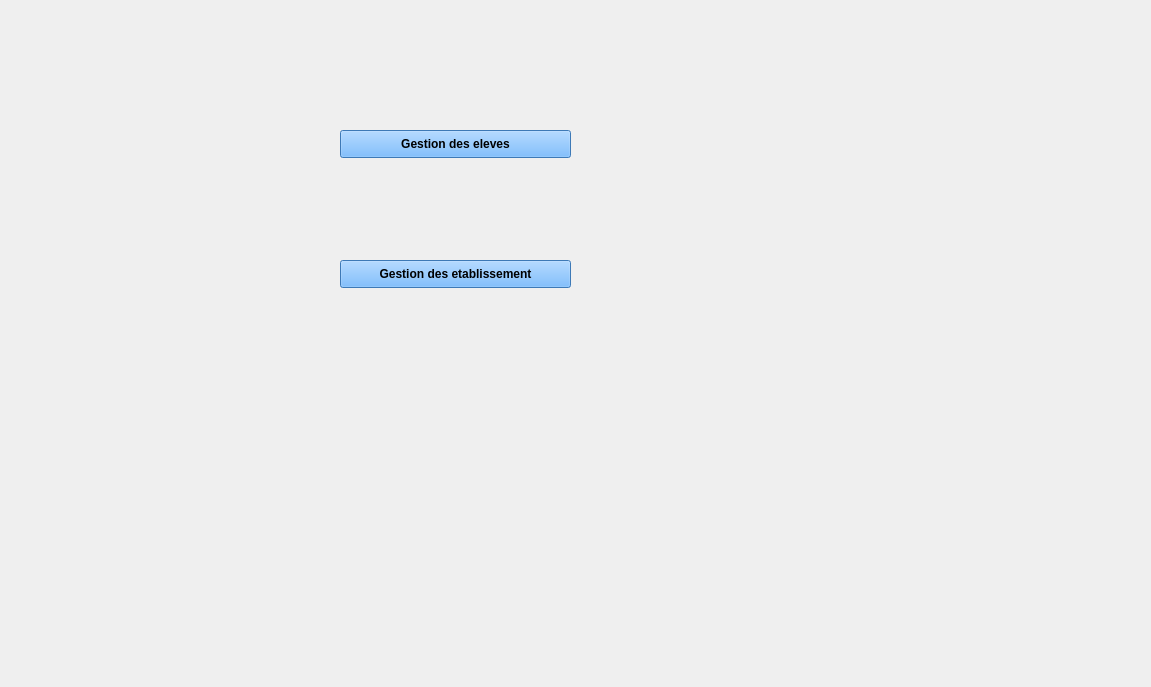
<?xml version="1.0" encoding="UTF-8"?>
<ui version="4.0">
 <class>MainWindow</class>
 <widget class="MainWindow" name="MainWindow">
  <property name="geometry">
   <rect>
    <x>0</x>
    <y>0</y>
    <width>1151</width>
    <height>687</height>
   </rect>
  </property>
  <property name="windowTitle">
   <string>ECOLE</string>
  </property>
  <widget class="QPushButton" name="pushButton">
   <property name="geometry">
    <rect>
     <x>340</x>
     <y>260</y>
     <width>231</width>
     <height>28</height>
    </rect>
   </property>
   <property name="font">
    <font>
     <weight>75</weight>
     <bold>true</bold>
    </font>
   </property>
   <property name="styleSheet">
    <string notr="true">background-color: rgb(85, 170, 255);</string>
   </property>
   <property name="text">
    <string>Gestion des etablissement</string>
   </property>
  </widget>
  <widget class="QPushButton" name="pushButton_1">
   <property name="geometry">
    <rect>
     <x>340</x>
     <y>130</y>
     <width>231</width>
     <height>28</height>
    </rect>
   </property>
   <property name="font">
    <font>
     <weight>75</weight>
     <bold>true</bold>
    </font>
   </property>
   <property name="styleSheet">
    <string notr="true">background-color: rgb(85, 170, 255);</string>
   </property>
   <property name="text">
    <string>Gestion des eleves</string>
   </property>
  </widget>
  <widget class="QLabel" name="label">
   <property name="geometry">
    <rect>
     <x>0</x>
     <y>0</y>
     <width>1151</width>
     <height>691</height>
    </rect>
   </property>
   <property name="text">
    <string/>
   </property>
   <property name="pixmap">
    <pixmap>../../../Downloads/images (7).png</pixmap>
   </property>
  </widget>
  <widget class="QLabel" name="label_2">
   <property name="geometry">
    <rect>
     <x>210</x>
     <y>350</y>
     <width>81</width>
     <height>51</height>
    </rect>
   </property>
   <property name="text">
    <string/>
   </property>
   <property name="pixmap">
    <pixmap>../../../Downloads/9316899-employe-icone-logo-illustrationle-gestion-personnes-symbole-modele-pour-graphique-et-web-design-collection-gratuit-vectoriel.png</pixmap>
   </property>
  </widget>
  <widget class="QLabel" name="label_3">
   <property name="geometry">
    <rect>
     <x>210</x>
     <y>430</y>
     <width>81</width>
     <height>51</height>
    </rect>
   </property>
   <property name="text">
    <string/>
   </property>
   <property name="pixmap">
    <pixmap>../../../Downloads/kisspng-inventory-management-software-warehouse-management-warehouse-5ac5d4a1dc8142.6051208115229144659032.png</pixmap>
   </property>
  </widget>
  <widget class="QLabel" name="label_4">
   <property name="geometry">
    <rect>
     <x>210</x>
     <y>590</y>
     <width>81</width>
     <height>51</height>
    </rect>
   </property>
   <property name="text">
    <string/>
   </property>
   <property name="pixmap">
    <pixmap>../../../Downloads/téléchargement (2) (1).png</pixmap>
   </property>
  </widget>
  <widget class="QLabel" name="label_5">
   <property name="geometry">
    <rect>
     <x>210</x>
     <y>510</y>
     <width>81</width>
     <height>51</height>
    </rect>
   </property>
   <property name="text">
    <string/>
   </property>
   <property name="pixmap">
    <pixmap>../../../Downloads/téléchargement (1) (1).png</pixmap>
   </property>
  </widget>
  <widget class="QLabel" name="label_6">
   <property name="geometry">
    <rect>
     <x>-4</x>
     <y>3</y>
     <width>1151</width>
     <height>681</height>
    </rect>
   </property>
   <property name="text">
    <string/>
   </property>
   <property name="pixmap">
    <pixmap>../../../Downloads/21421 (1).jpg</pixmap>
   </property>
  </widget>
  <zorder>label_6</zorder>
  <zorder>label</zorder>
  <zorder>pushButton</zorder>
  <zorder>pushButton_1</zorder>
  <zorder>label_2</zorder>
  <zorder>label_3</zorder>
  <zorder>label_4</zorder>
  <zorder>label_5</zorder>
 </widget>
 <customwidgets>
  <customwidget>
   <class>MainWindow</class>
   <extends>QWidget</extends>
   <header>mainwindow.h</header>
   <container>1</container>
  </customwidget>
 </customwidgets>
 <resources/>
 <connections/>
</ui>
